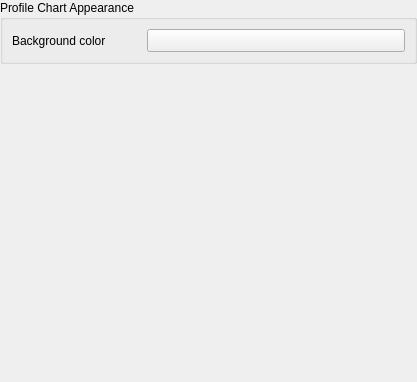
<?xml version="1.0" encoding="UTF-8"?>
<ui version="4.0">
 <class>QgsElevationOptionsWidgetBase</class>
 <widget class="QWidget" name="QgsElevationOptionsWidgetBase">
  <property name="geometry">
   <rect>
    <x>0</x>
    <y>0</y>
    <width>417</width>
    <height>382</height>
   </rect>
  </property>
  <property name="windowTitle">
   <string>Raster Elevation Properties</string>
  </property>
  <layout class="QVBoxLayout" name="verticalLayout">
   <property name="leftMargin">
    <number>0</number>
   </property>
   <property name="topMargin">
    <number>0</number>
   </property>
   <property name="rightMargin">
    <number>0</number>
   </property>
   <property name="bottomMargin">
    <number>0</number>
   </property>
   <item>
    <widget class="QGroupBox" name="groupBox">
     <property name="title">
      <string>Profile Chart Appearance</string>
     </property>
     <layout class="QGridLayout" name="gridLayout" columnstretch="1,2">
      <item row="0" column="0">
       <widget class="QLabel" name="label_6">
        <property name="text">
         <string>Background color</string>
        </property>
       </widget>
      </item>
      <item row="0" column="1">
       <widget class="QgsColorButton" name="mButtonBackgroundColor">
        <property name="sizePolicy">
         <sizepolicy hsizetype="Expanding" vsizetype="Fixed">
          <horstretch>0</horstretch>
          <verstretch>0</verstretch>
         </sizepolicy>
        </property>
        <property name="minimumSize">
         <size>
          <width>120</width>
          <height>0</height>
         </size>
        </property>
        <property name="maximumSize">
         <size>
          <width>16777215</width>
          <height>16777215</height>
         </size>
        </property>
        <property name="text">
         <string/>
        </property>
       </widget>
      </item>
     </layout>
    </widget>
   </item>
   <item>
    <spacer name="verticalSpacer">
     <property name="orientation">
      <enum>Qt::Vertical</enum>
     </property>
     <property name="sizeHint" stdset="0">
      <size>
       <width>20</width>
       <height>40</height>
      </size>
     </property>
    </spacer>
   </item>
  </layout>
 </widget>
 <customwidgets>
  <customwidget>
   <class>QgsColorButton</class>
   <extends>QToolButton</extends>
   <header>qgis.gui</header>
   <container>1</container>
  </customwidget>
 </customwidgets>
 <resources/>
 <connections/>
</ui>
